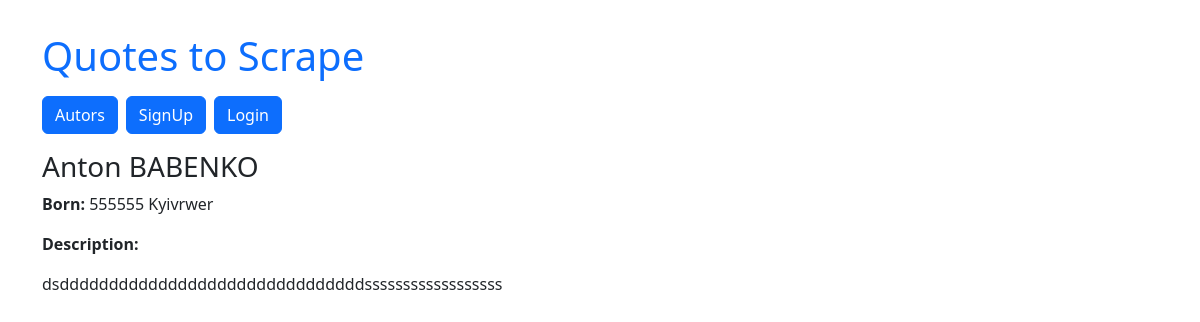
Screenshot of /author/55/ with the database file from the repository.
### quotes/models.py (models this page shows, shortened)
class Author(models.Model):
    fullname = models.CharField(max_length=50)
    born_date = models.CharField(max_length=50)
    born_location = models.CharField(max_length=150)
    description = models.TextField()
    created_at = models.DateTimeField(auto_now_add=True)

### quotes/views.py (the view)
# urls.py: path('author/<int:author_id>/', views.author_detail, name='author_detail')
def author_detail(request, author_id):
    author = Author.objects.get(pk=author_id)
    return render(request, 'quotes/author_detail.html', {'author': author})

### templates/quotes/author_detail.html
{% extends '_layouts/base.html' %}
{% block content %}
<div class="author-details">
    <h3 class="author-title">{{ author.fullname }}</h3>
    <p><strong>Born:</strong> <span class="author-born-date">{{ author.born_date }}</span> <span
            class="author-born-location">{{ author.born_location }}</span>
    </p>
    <p><strong>Description:</strong></p>
    <div class="author-description">
        {{ author.description }}
    </div>
</div>
{% endblock %}

### static/quotes/style.css (style rules this page uses)
.author-details { width: 80%; }
.author-description { text-align: justify; margin-bottom: 20px; }

### rows the page displays
Author: fullname "Anton BABENKO", born_date "555555", born_location "Kyivrwer", description "dsdddddddddddddddddddddddddddddddssssssssssssssssss"
